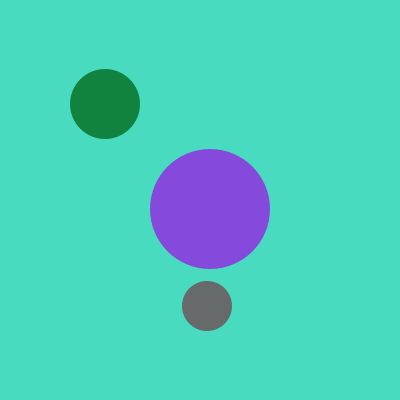
Frame 1 (no input)
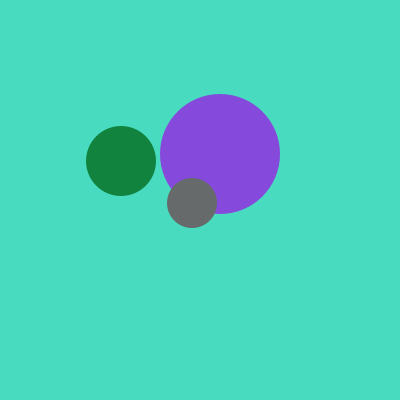
Frame 60 (the mouse pressed at the canvas centre just before this capture)
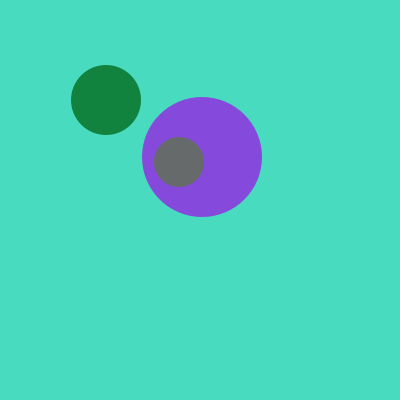
Frame 120 (the mouse held since frame 60 and released just before this capture)

The Processing sketch that drew these frames (run headless with seeded random() and noise(); from frame 60 on, the mouse is pressed at the canvas centre):

// Processing sketch: processing_72542
// ── processing_72542.pde

//Dan-Tran Cong-Huyen, Ticklish Penguin, CP1 16/17
int x = 10;
int y = 9;
int v = 5;
int d = 4;
int w = 7;
int e = 6;
void setup()
{
  size(400,400);
  noStroke();
  background(73,219,191);
}
void draw()
{
 size(400,400);
 noStroke();
 background(73,219,191);
 fill(133,73,219);
 ellipse(200+x,200+y,120,120);
 x = x + int(random(-4,4));
 y = y + int(random(-7,7));
 if(x < 0)
 {
   x = x - int(random(-4,4));
 }
 if(x > 300)
 {
   x = x - int(random(0,4));
 }
 if( y > 300)
 {
   y = y - int(random(-7,7));
 }
 if( y < 0)
 {
   y = y - int(random(-7,7));
 }
 fill(17,131,62);
 ellipse(100+v,100+d,70,70);
 v = v + int(random(-4.5,4.5));
 d = d + int(random(-8,8));
 if(v > 400)
 {
   v = v - int(random(0,4.5));
 }
 if(v < 0)
 {
   v = v - int(random(-8,8));
 }
 if( d > 400)
 {
   d = d - int(random(0,8));
 }
 if( d < 0)
 {
   d = d - int(random(-8,8));
 }
 fill(102,106,106);
 ellipse(200+w,300+e,50,50);
 w = w + int(random(-3.5,3.5));
 e = e + int(random(-6,6));
 if( w > 150)
 {
   w = w - int(random(0,3.5));
 }
 if(w < 0)
 {
   w = w - int(random(-7,7));
 }
 if(e > 400)
 {
   e = e - int(random(0,6));
 }
 if(e < 0)
 {
   e = e - int(random(-6,6));
 }
}
